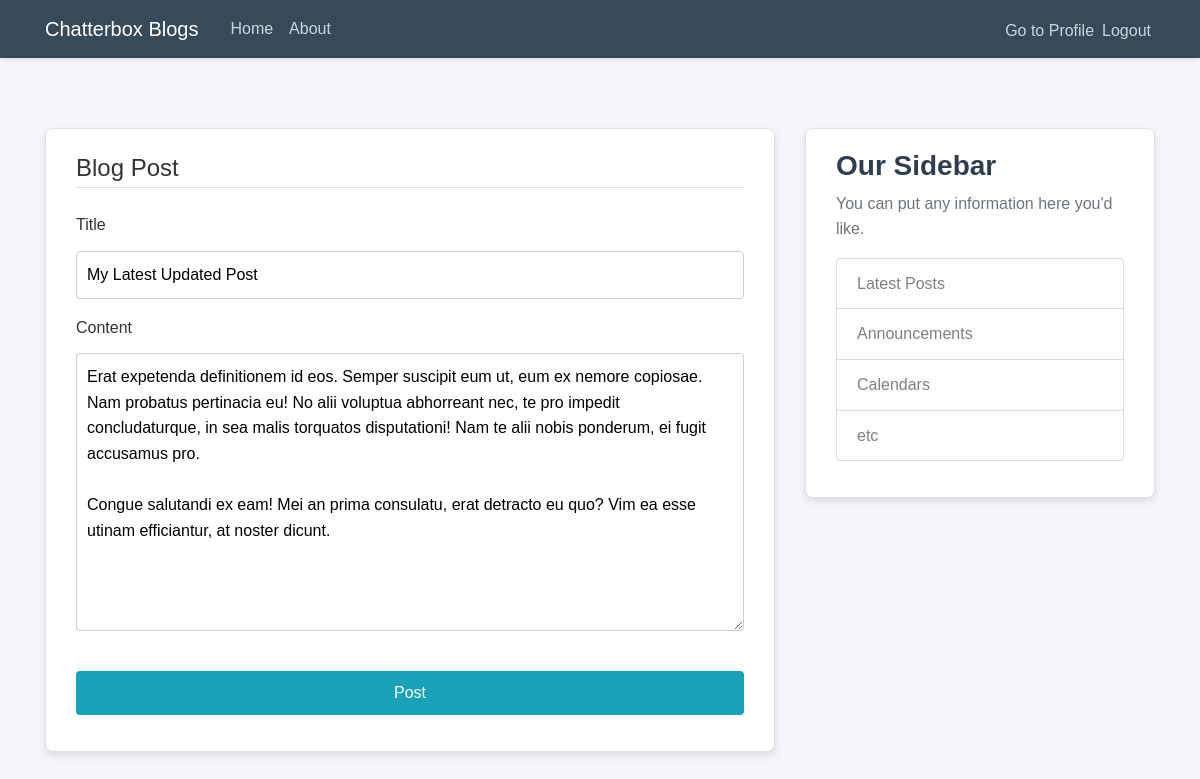
Screenshot of /blog/post/29/update/ (signed in) with the database file from the repository.
### blog/models.py (models this page shows, shortened)
class Post(models.Model):
    title = models.CharField(max_length=100)
    content = models.TextField()
    date_posted = models.DateTimeField(default=timezone.now)
    author = models.ForeignKey(User, on_delete=models.CASCADE)

### blog/views.py (the view, shortened to what this page needs)
# urls.py: path('post/<int:pk>/update/', PostUpdateView.as_view(), name='post-update'),
class PostUpdateView(LoginRequiredMixin, UserPassesTestMixin, UpdateView):
    model = Post  # Specifies the model to use
    fields = ['title', 'content']  # Specifies the fields to display in the form
    def test_func(self):
        post = self.get_object()  # Fetches the post being updated
        if self.request.user == post.author:  # Checks if the logged-in user is the author
            return True
        return False

### blog/templates/blog/post_form.html (shortened to what this page needs)
{% extends "blog/base.html" %}
{% block content %}
    <div class="content-section">
        <form method="POST">
            <fieldset class="form-group">
                <legend class="border-bottom mb-4">Blog Post</legend>
                {% for field in form %}
                    <div class="form-group">
                        <label for="{{ field.id_for_label }}">{{ field.label }}</label>
                        <div>
                            {{ field }}
                        </div>
                    </div>
                {% endfor %}
            </fieldset>
            <div class="form-group">
                <button class="btn btn-outline-info" type="submit">Post</button>
            </div>
        </form>
    </div>
{% endblock content %}

### blog/static/blog/main.css (style rules this page uses)
body { background: #f4f6f9; color: #333333; margin-top: 5rem; font-family: 'Poppins', Arial, sans-serif; line-height: 1.6; }
.content-section { background: #ffffff; padding: 20px 30px; border: 1px solid #e0e0e0; border-radius: 8px; margin-bottom: 20px; box-shadow: 0 4px 8px rgba(0, 0, 0, 0.1); transition: transform 0.3s ease, box-shadow 0.3s ease; }
.form-group label { font-size: 16px; }
.form-group input, .form-group textarea, .form-group select { width: 100%; padding: 10px; margin-top: 5px; border: 1px solid #ccc; border-radius: 4px; box-sizing: border-box; }
button[type="submit"] { width: 100%; padding: 10px; background-color: #17a2b8; color: white; border: none; border-radius: 4px; font-size: 16px; cursor: pointer; }

### rows the page displays
Post: form "My Latest Updated Post" "Erat expetenda definitionem id eos. Semper suscipit eum ut, eum ex nemore copiosae. Nam probatus pertinacia eu! No alii voluptua abhorreant nec, te pro impedit concludaturque, in sea malis torquatos disputationi! Nam te alii nobis ponderum, ei fugit accusamus pro. Congue salutandi ex eam! Mei an prima consulatu, erat detracto eu quo? Vim ea esse utinam efficiantur, at noster dicunt."

### other values shown
{{ field.label }} "Title" "Content"
